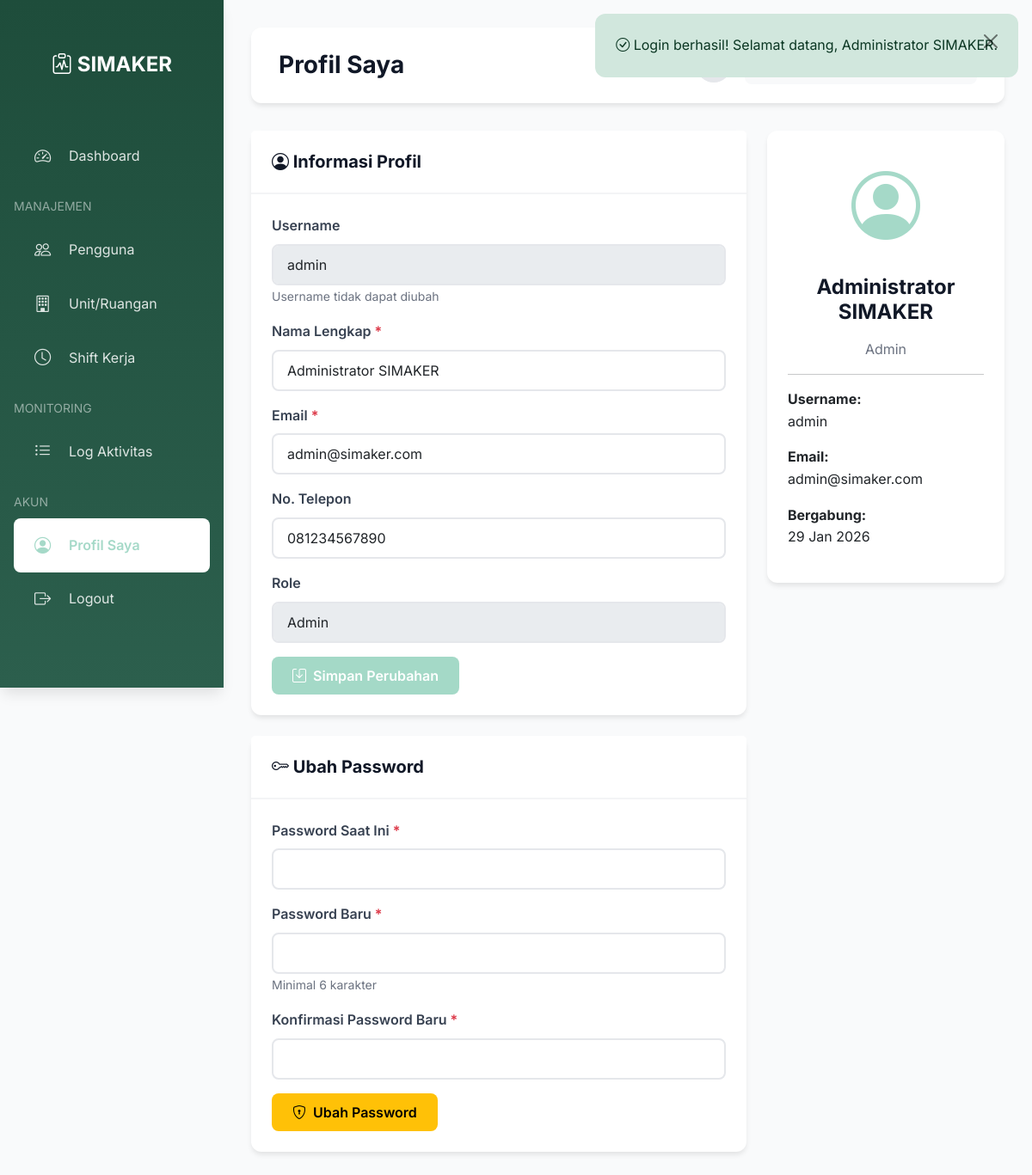
The page /modules/admin/profile.php (signed in) on the database its author committed.
### tables this page shows
CREATE TABLE users (
    id INT AUTO_INCREMENT PRIMARY KEY,
    username VARCHAR(50) UNIQUE NOT NULL,
    email VARCHAR(100) UNIQUE NOT NULL,
    password VARCHAR(255) NOT NULL,
    role_id INT NOT NULL,
    unit_id INT NULL,
    full_name VARCHAR(100) NOT NULL,
    phone VARCHAR(20),
    avatar VARCHAR(255) DEFAULT NULL,
    is_active BOOLEAN DEFAULT 1,
    created_at TIMESTAMP DEFAULT CURRENT_TIMESTAMP,
    updated_at TIMESTAMP DEFAULT CURRENT_TIMESTAMP ON UPDATE CURRENT_TIMESTAMP,
    FOREIGN KEY (role_id) REFERENCES roles(id) ON DELETE RESTRICT,
    FOREIGN KEY (unit_id) REFERENCES units(id) ON DELETE SET NULL
);

CREATE TABLE roles (
    id INT AUTO_INCREMENT PRIMARY KEY,
    role_name VARCHAR(50) UNIQUE NOT NULL,
    description TEXT
);

### includes/auth.php (called while the page is built, shortened)
<?php
require_once __DIR__ . '/../config/database.php';
function isLoggedIn() {
    return isset($_SESSION['is_logged_in']) && $_SESSION['is_logged_in'] === true;
}
function getCurrentUser() {
    $sql = "SELECT u.*, r.role_name, un.unit_name, un.unit_code
            FROM users u
            JOIN roles r ON u.role_id = r.id
            LEFT JOIN units un ON u.unit_id = un.id
            WHERE u.id = :id";
    return fetchOne($sql, ['id' => $_SESSION['user_id']]);
}

### config/database.php (called while the page is built, shortened)
<?php
class Database {
    private static $instance = null;
    private $connection;
    private function __construct() {
        try {
            $dsn = "mysql:host=" . DB_HOST . ";dbname=" . DB_NAME . ";charset=" . DB_CHARSET;
            $options = [
                PDO::ATTR_ERRMODE => PDO::ERRMODE_EXCEPTION,
                PDO::ATTR_DEFAULT_FETCH_MODE => PDO::FETCH_ASSOC,
                PDO::ATTR_EMULATE_PREPARES => false,
            ];
            $this->connection = new PDO($dsn, DB_USER, DB_PASS, $options);
        } catch (PDOException $e) {
            die("Connection failed: " . $e->getMessage());
        }
    }
    public static function getInstance() {
        if (self::$instance === null) {
            self::$instance = new self();
        }
        return self::$instance;
    }
    public function getConnection() {
        return $this->connection;
    }
}
function db() {
    return Database::getInstance()->getConnection();
}
function query($sql, $params = []) {
    $db = db();
    $stmt = $db->prepare($sql);
    $stmt->execute($params);
    return $stmt;
}
function fetchOne($sql, $params = []) {
    $stmt = query($sql, $params);
    return $stmt->fetch();
}

### includes/security.php (called while the page is built, shortened)
<?php
function escapeHtml($text) {
    return htmlspecialchars($text, ENT_QUOTES, 'UTF-8');
}

### includes/functions.php (called while the page is built, shortened)
<?php
require_once __DIR__ . '/security.php';
function formatDate($date, $format = 'd M Y') {
    return date($format, strtotime($date));
}

### modules/admin/profile.php (the view, shortened to what this page needs)
<?php
require_once __DIR__ . '/../../config/database.php';
require_once __DIR__ . '/../../includes/auth.php';
require_once __DIR__ . '/../../includes/functions.php';
require_once __DIR__ . '/../../includes/security.php';
$user = getCurrentUser();
require_once __DIR__ . '/../../layouts/header.php';
require_once __DIR__ . '/../../layouts/sidebar-admin.php';
?>
<div class="row">
    <div class="col-md-8">
        <div class="card mb-4">
            <div class="card-header">
                <h5 class="mb-0"><i class="bi bi-person-circle"></i> Informasi Profil</h5>
            </div>
            <div class="card-body">
                <form method="POST">
                    <div class="mb-3">
                        <label for="username" class="form-label">Username</label>
                        <input type="text" class="form-control" value="<?= escapeHtml($user['username']) ?>" disabled>
                        <small class="text-muted">Username tidak dapat diubah</small>
                   </div>
                    <div class="mb-3">
                        <label for="full_name" class="form-label">Nama Lengkap <span class="text-danger">*</span></label>
                        <input type="text" class="form-control" id="full_name" name="full_name"
                               value="<?= escapeHtml($user['full_name']) ?>" required>
                    </div>
                    <div class="mb-3">
                        <label for="email" class="form-label">Email <span class="text-danger">*</span></label>
                        <input type="email" class="form-control" id="email" name="email"
                               value="<?= escapeHtml($user['email']) ?>" required>
                    </div>
                    <div class="mb-3">
                        <label for="phone" class="form-label">No. Telepon</label>
                        <input type="tel" class="form-control" id="phone" name="phone"
                               value="<?= escapeHtml($user['phone'] ?? '') ?>">
                    </div>
                    <div class="mb-3">
                        <label class="form-label">Role</label>
                        <input type="text" class="form-control" value="<?= escapeHtml($user['role_name']) ?>" disabled>
                    </div>
                    <button type="submit" name="update_profile" class="btn btn-primary">
                        <i class="bi bi-save"></i> Simpan Perubahan
                    </button>
                </form>
            </div>
        </div>
        <div class="card">
            <div class="card-header">
                <h5 class="mb-0"><i class="bi bi-key"></i> Ubah Password</h5>
            </div>
            <div class="card-body">
                <form method="POST">
                    <div class="mb-3">
                        <label for="current_password" class="form-label">Password Saat Ini <span class="text-danger">*</span></label>
                        <input type="password" class="form-control" id="current_password" name="current_password" required>
                    </div>
                    <div class="mb-3">
                        <label for="new_password" class="form-label">Password Baru <span class="text-danger">*</span></label>
                        <input type="password" class="form-control" id="new_password" name="new_password"
                               minlength="6" required>
                        <small class="text-muted">Minimal 6 karakter</small>
                    </div>
                    <div class="mb-3">
                        <label for="confirm_password" class="form-label">Konfirmasi Password Baru <span class="text-danger">*</span></label>
                        <input type="password" class="form-control" id="confirm_password" name="confirm_password" required>
                    </div>
                    <button type="submit" name="change_password" class="btn btn-warning">
                        <i class="bi bi-shield-lock"></i> Ubah Password
                    </button>
                </form>
            </div>
        </div>
    </div>
    <div class="col-md-4">
        <div class="card">
            <div class="card-body text-center">
                <div class="mb-3">
                    <i class="bi bi-person-circle" style="font-size: 5rem; color: var(--primary);"></i>
                </div>
                <h4><?= escapeHtml($user['full_name']) ?></h4>
                <p class="text-muted"><?= escapeHtml($user['role_name']) ?></p>
                <hr>
                <div class="text-start">
                    <p><strong>Username:</strong><br><?= escapeHtml($user['username']) ?></p>
                    <p><strong>Email:</strong><br><?= escapeHtml($user['email']) ?></p>
                    <p><strong>Bergabung:</strong><br><?= formatDate(substr($user['created_at'], 0, 10)) ?></p>
                </div>
            </div>
        </div>
    </div>
</div>
</div>
<?php require_once __DIR__ . '/../../layouts/footer.php'; ?>

### assets/css/style.css (style rules this page uses)
:root { --primary: #0a98695e; --primary-dark: #0a98695e; --primary-darker: #0a98695e; --primary-light: #0a98695e; --primary-lighter: #0a98695e; --gray-50: #f9fafb; --gray-100: #f3f4f6; --gray-200: #e5e7eb; --gray-300: #d1d5db; --gray-400: #9ca3af; --gray-500: #6b7280; --gray-600: #4b5563; --gray-700: #374151; --gray-800: #1f2937; --gray-900: #111827; --success: #10b981; --warning: #f59e0b; --danger: #ef4444; --info: #3b82f6; --spacing-xs: 0.25rem; --spacing-sm: 0.5rem; --spacing-md: 1rem; --spacing-lg: 1.5rem; --spacing-xl: 2rem; --radius-sm: 0.375rem; --radius-md: 0.5rem; --radius-lg: 0.75rem; --radius-xl: 1rem; --shadow-sm: 0 1px 2px 0 rgb(0 0 0 / 0.05); --shadow-md: 0 4px 6px -1px rgb(0 0 0 / 0.1); --shadow-lg: 0 10px 15px -3px rgb(0 0 0 / 0.1); --shadow-xl: 0 20px 25px -5px rgb(0 0 0 / 0.1); }
* { margin: 0; padding: 0; box-sizing: border-box; }
body { font-family: 'Inter', -apple-system, BlinkMacSystemFont, 'Segoe UI', Roboto, 'Helvetica Neue', Arial, sans-serif; line-height: 1.6; color: var(--gray-800); background-color: var(--gray-50); min-height: 100vh; }
h1, h2, h3, h4, h5, h6 { color: var(--gray-900); font-weight: 700; line-height: 1.2; margin-bottom: var(--spacing-md); }
h4 { font-size: 1.5rem; }
h5 { font-size: 1.25rem; }
.btn-primary { background-color: var(--primary); border-color: var(--primary); }
.card { border: none; border-radius: var(--radius-lg); box-shadow: var(--shadow-md); margin-bottom: var(--spacing-lg); transition: all 0.3s ease; }
.card-header { background-color: white; border-bottom: 2px solid var(--gray-100); padding: var(--spacing-lg); font-weight: 600; color: var(--gray-800); }
.card-body { padding: var(--spacing-lg); }
.form-label { font-weight: 600; color: var(--gray-700); margin-bottom: var(--spacing-sm); }
.form-control, .form-select { border: 2px solid var(--gray-200); border-radius: var(--radius-md); padding: 0.625rem 1rem; transition: all 0.3s ease; }
.form-control::placeholder { color: var(--gray-400); }
.btn { padding: 0.625rem 1.5rem; border-radius: var(--radius-md); font-weight: 600; transition: all 0.3s ease; border: none; }
.btn i { margin-right: var(--spacing-xs); }
.text-muted { color: var(--gray-500) !important; }
.mb-0 { margin-bottom: 0 !important; }
.mb-3 { margin-bottom: 1rem !important; }
.mb-4 { margin-bottom: 1.5rem !important; }

### assets/css/dark-mode.css (style rules this page uses)
body, .card, .table-container, .form-control, .form-select, .btn, .top-navbar { transition: background-color 0.3s ease, color 0.3s ease, border-color 0.3s ease; }

### rows shown on the page
users: username "admin", full_name "Administrator SIMAKER", email "admin@simaker.com", phone "081234567890", role.role_name "Admin", created_at "29 Jan 2026"

### other values the page prints
escapeHtml($flash['message']) "Login berhasil! Selamat datang, Administrator SIMAKER."
escapeHtml($pageTitle) "Profil Saya"
